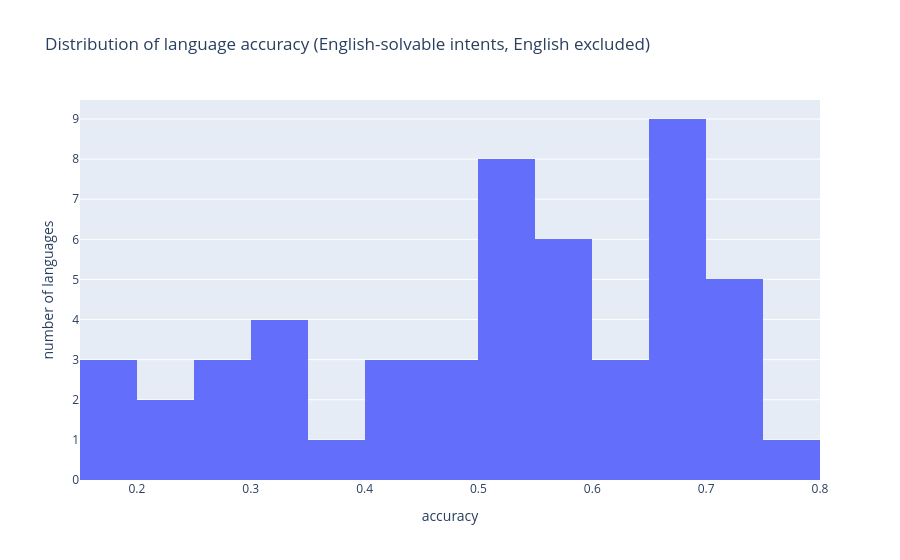

Notebook source saved alongside this figure:
### Markdown cell above
We look at the gaps between neighbouring languages in the ranking and at the distribution of accuracy across languages. Afterwards we check that the ranking does not depend on the 0.5 threshold used to define "English-solvable".

### Code cell
gaps = g.acc.diff().dropna().sort_values(ascending=False)
print("Largest gaps between neighbouring languages (accuracy points):")
print(gaps.head(5).round(3).to_string())
print("median gap: %.3f" % gaps.median())

fig = px.histogram(g.drop(EN), x="acc", nbins=20, title="Distribution of language accuracy (English-solvable intents, English excluded)")
fig.update_layout(xaxis_title="accuracy", yaxis_title="number of languages")
fig.show()

### Figure 1 — Plotly figure (JSON) as saved in the notebook; plotly's stock layout.template omitted (floating-point values rounded to 4 significant figures)
{"data": [{"bingroup": "x", "hovertemplate": "acc=%{x}<br>count=%{y}<extra></extra>", "legendgroup": "", "marker": {"color": "#636efa", "pattern": {"shape": ""}}, "name": "", "nbinsx": 20, "orientation": "v", "showlegend": false, "type": "histogram", "x": [0.1897, 0.1897, 0.1941, 0.2349, 0.2376, 0.266, 0.2722, 0.2855, 0.3076, 0.3245, 0.3254, 0.3342, 0.3785, 0.4246, 0.4477, 0.4477, 0.4743, 0.484, 0.492, 0.508, 0.5106, 0.5133, 0.5222, 0.5337, 0.5355, 0.5408, 0.5488, 0.5585, 0.5674, 0.5745, 0.5754, 0.586, 0.5957, 0.6028, 0.6126, 0.6161, 0.6507, 0.6516, 0.6543, 0.6578, 0.6587, 0.6676, 0.6746, 0.6879, 0.6959, 0.703, 0.7039, 0.7057, 0.7101, 0.7137, 0.7535], "xaxis": "x", "yaxis": "y"}], "layout": {"barmode": "relative", "legend": {"tracegroupgap": 0}, "title": {"text": "Distribution of language accuracy (English-solvable intents, English excluded)"}, "xaxis": {"anchor": "y", "domain": [0, 1], "title": {"text": "accuracy"}}, "yaxis": {"anchor": "x", "domain": [0, 1], "title": {"text": "number of languages"}}}}
